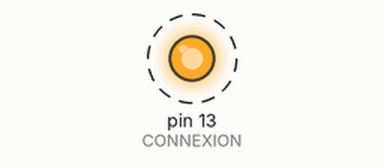
The sketch below on a simulated Arduino Uno, built with avr-gcc and run on an emulated ATmega328P. Shown: output pins drawn as LEDs (lit = HIGH). Dashed ring = blinking.

Above: at 0.5 s.
Timing chart, 0 to 4.6 s (numbered marks = the images above):
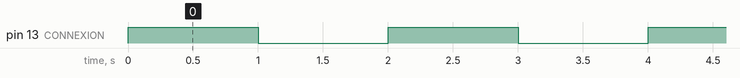

The sketch:

Blink_Blink.ino
```cpp
const int CONNEXION=13;

void setup()
{
    pinMode(CONNEXION,HIGH);  //Signale à l’Arduino que la connexion 13 doit pouvoir envoyer du courant
}

void loop()
{
  digitalWrite(CONNEXION,HIGH);
  delay(1000);
  digitalWrite(13,LOW);
  delay(1000);
}
```

Measured:
- by itself, pin 13 (CONNEXION): alternates HIGH for 1.0 s and LOW for 1.0 s
